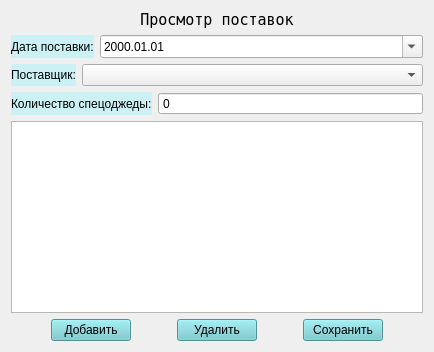
        <widget class="QWidget" name="page_4_for_admin">
         <property name="enabled">
          <bool>true</bool>
         </property>
         <layout class="QVBoxLayout" name="verticalLayout_9">
          <item>
           <layout class="QHBoxLayout" name="horizontalLayout_15" stretch="0">
            <item>
             <widget class="QLabel" name="label_10">
              <property name="font">
               <font>
                <family>Andale Mono</family>
                <pointsize>11</pointsize>
                <weight>50</weight>
                <italic>false</italic>
                <bold>false</bold>
               </font>
              </property>
              <property name="styleSheet">
               <string notr="true">font: 11pt &quot;Andale Mono&quot;;</string>
              </property>
              <property name="text">
               <string>Просмотр поставок</string>
              </property>
              <property name="alignment">
               <set>Qt::AlignCenter</set>
              </property>
             </widget>
            </item>
           </layout>
          </item>
          <item>
           <layout class="QHBoxLayout" name="horizontalLayout_20" stretch="0,100">
            <item>
             <widget class="QLabel" name="label_13">
              <property name="styleSheet">
               <string notr="true">background-color: rgb(203,241,245);
font: 9pt &quot;Andale Mono&quot;;</string>
              </property>
              <property name="text">
               <string>Дата поставки:</string>
              </property>
             </widget>
            </item>
            <item>
             <widget class="QDateEdit" name="date_entrance">
              <property name="displayFormat">
               <string>yyyy.MM.dd</string>
              </property>
              <property name="calendarPopup">
               <bool>true</bool>
              </property>
             </widget>
            </item>
           </layout>
          </item>
          <item>
           <layout class="QHBoxLayout" name="horizontalLayout_16" stretch="0,100">
            <item>
             <widget class="QLabel" name="label_18">
              <property name="styleSheet">
               <string notr="true">background-color: rgb(203,241,245);
font: 9pt &quot;Andale Mono&quot;;</string>
              </property>
              <property name="text">
               <string>Поставщик:</string>
              </property>
             </widget>
            </item>
            <item>
             <widget class="QComboBox" name="comboBox_supplier"/>
            </item>
           </layout>
          </item>
          <item>
           <layout class="QHBoxLayout" name="horizontalLayout_6" stretch="0,100">
            <item>
             <widget class="QLabel" name="label_4">
              <property name="styleSheet">
               <string notr="true">background-color: rgb(203,241,245);
font: 9pt &quot;Andale Mono&quot;;</string>
              </property>
              <property name="text">
               <string>Количество спецоджеды:</string>
              </property>
             </widget>
            </item>
            <item>
             <widget class="QSpinBox" name="spinBox_quantity">
              <property name="frame">
               <bool>true</bool>
              </property>
              <property name="buttonSymbols">
               <enum>QAbstractSpinBox::NoButtons</enum>
              </property>
              <property name="keyboardTracking">
               <bool>true</bool>
              </property>
              <property name="maximum">
               <number>100</number>
              </property>
             </widget>
            </item>
           </layout>
          </item>
          <item>
           <widget class="QTableWidget" name="table_entrance"/>
          </item>
          <item>
           <layout class="QHBoxLayout" name="horizontalLayout_14">
            <item>
             <spacer name="horizontalSpacer_21">
              <property name="orientation">
               <enum>Qt::Horizontal</enum>
              </property>
              <property name="sizeHint" stdset="0">
               <size>
                <width>40</width>
                <height>20</height>
               </size>
              </property>
             </spacer>
            </item>
            <item>
             <widget class="QPushButton" name="btn_new_entrance">
              <property name="styleSheet">
               <string notr="true">background-color: rgb(113,201,206);
font: 9pt &quot;Andale Mono&quot;;</string>
              </property>
              <property name="text">
               <string>Добавить</string>
              </property>
             </widget>
            </item>
            <item>
             <spacer name="horizontalSpacer_19">
              <property name="orientation">
               <enum>Qt::Horizontal</enum>
              </property>
              <property name="sizeHint" stdset="0">
               <size>
                <width>40</width>
                <height>20</height>
               </size>
              </property>
             </spacer>
            </item>
            <item>
             <widget class="QPushButton" name="btn_delete_entrance">
              <property name="styleSheet">
               <string notr="true">background-color: rgb(113,201,206);
font: 9pt &quot;Andale Mono&quot;;</string>
              </property>
              <property name="text">
               <string>Удалить</string>
              </property>
             </widget>
            </item>
            <item>
             <spacer name="horizontalSpacer_20">
              <property name="orientation">
               <enum>Qt::Horizontal</enum>
              </property>
              <property name="sizeHint" stdset="0">
               <size>
                <width>40</width>
                <height>20</height>
               </size>
              </property>
             </spacer>
            </item>
            <item>
             <widget class="QPushButton" name="btn_save_entrance">
              <property name="styleSheet">
               <string notr="true">background-color: rgb(113,201,206);
font: 9pt &quot;Andale Mono&quot;;</string>
              </property>
              <property name="text">
               <string>Сохранить</string>
              </property>
             </widget>
            </item>
            <item>
             <spacer name="horizontalSpacer_22">
              <property name="orientation">
               <enum>Qt::Horizontal</enum>
              </property>
              <property name="sizeHint" stdset="0">
               <size>
                <width>40</width>
                <height>20</height>
               </size>
              </property>
             </spacer>
            </item>
           </layout>
          </item>
         </layout>
        </widget>
